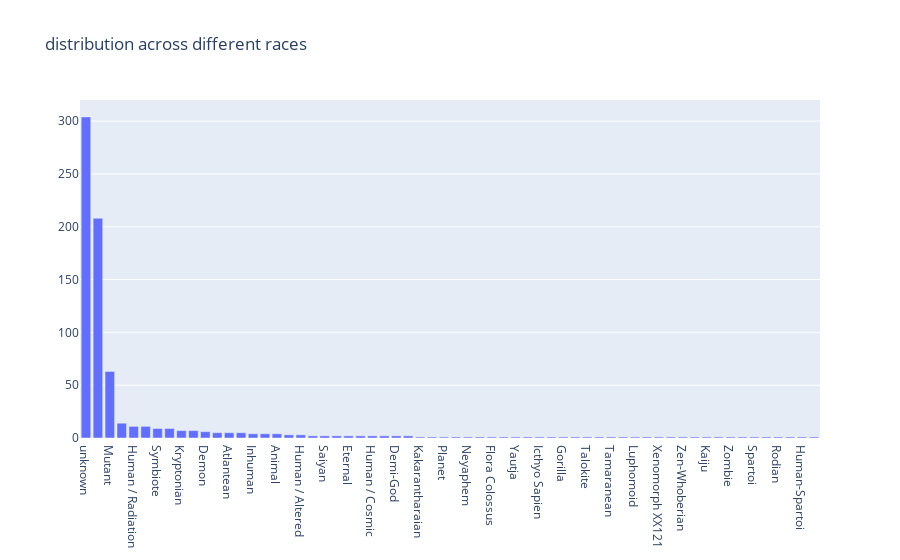

Here is the notebook cell this chart was saved with:
### Code cell
trace = go.Bar(
    x = heroes['Race'].value_counts().index,
    y = heroes['Race'].value_counts().values,
    name="Races"
)

layout = go.Layout(
    title="distribution across different races"
)

fig = go.Figure(data=[trace], layout=layout)
py.iplot(fig, filename='distribution across different races')

### Figure 1 — Plotly figure (JSON) as saved in the notebook; plotly's stock layout.template omitted (floating-point values rounded to 4 significant figures)
{"data": [{"name": "Races", "type": "bar", "x": ["unknown", "Human", "Mutant", "God / Eternal", "Human / Radiation", "Cyborg", "Symbiote", "Android", "Kryptonian", "Alien", "Demon", "Asgardian", "Atlantean", "Alpha", "Inhuman", "Cosmic Entity", "Animal", "New God", "Human / Altered", "Frost Giant", "Saiyan", "Amazon", "Eternal", "Human-Kree", "Human / Cosmic", "Metahuman", "Demi-God", "Vampire", "Kakarantharaian", "Czarnian", "Planet", "Dathomirian Zabrak", "Neyaphem", "Martian", "Flora Colossus", "Human-Vulcan", "Yautja", "Bizarro", "Icthyo Sapien", "Gungan", "Gorilla", "Ungaran", "Talokite", "Human / Clone", "Tamaranean", "Yoda's species", "Luphomoid", "Parademon", "Xenomorph XX121", "Strontian", "Zen-Whoberian", "Clone", "Kaiju", "Human-Vuldarian", "Zombie", "Maiar", "Spartoi", "Mutant / Clone", "Rodian", "Korugaran", "Human-Spartoi", "Bolovaxian"], "y": [304, 208, 63, 14, 11, 11, 9, 9, 7, 7, 6, 5, 5, 5, 4, 4, 4, 3, 3, 2, 2, 2, 2, 2, 2, 2, 2, 2, 1, 1, 1, 1, 1, 1, 1, 1, 1, 1, 1, 1, 1, 1, 1, 1, 1, 1, 1, 1, 1, 1, 1, 1, 1, 1, 1, 1, 1, 1, 1, 1, 1, 1]}], "layout": {"title": {"text": "distribution across different races"}}}
